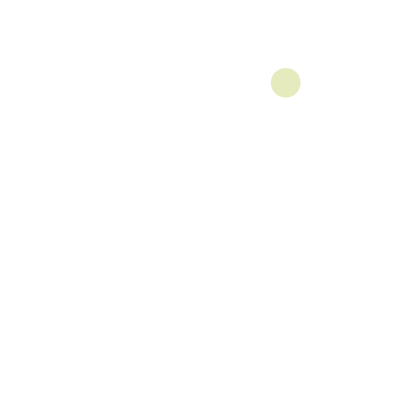
Frame 1 (no input)
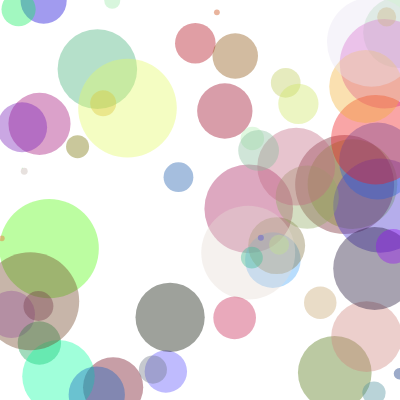
Frame 60 (no input)
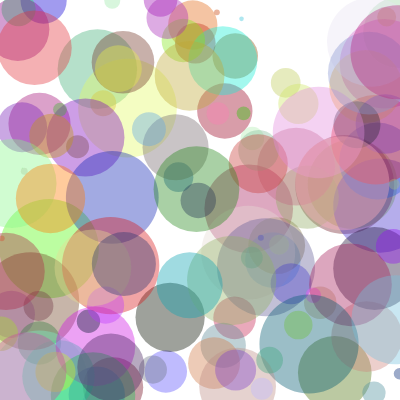
Frame 120 (the mouse pressed at the canvas centre since frame 60)

The p5.js sketch that drew these frames (run headless with seeded random() and noise() and a simulated clock; from frame 60 on, the mouse is pressed at the canvas centre):

// p5.js sketch
// ── sketch.js
//2 variables for x and y of ellipse
var x;
var y;


function setup() {
  createCanvas(400,400); 
  noStroke();
  //stroke(r,g,b);
}

function draw() {
 
 x= random(0,400); //random function ---> random(min,max);
 y = random(0,400);
 var r = random(0,255);
 var b = random(0,255);
 var g = random(0,255);
 var s = random(0,100);
 
 fill(r,g,b, 100); //fill(r,g,b,a);   alpha -> transparency
 ellipse(x,y,s,s);
 
  
}
